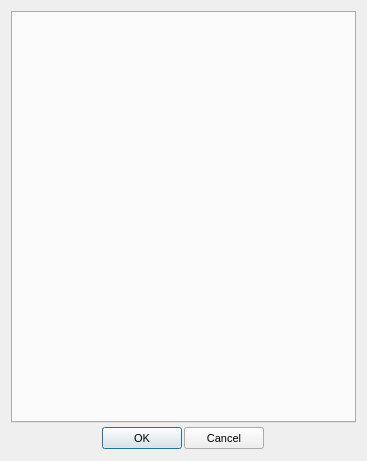
<?xml version="1.0"?>
<ui version="4.0">
  <class>ObjectPropertiesDialog</class>
  <widget class="QDialog" name="IDD_OBJECTPROPERTIES">
    <property name="geometry">
      <rect>
        <x>0</x>
        <y>0</y>
        <width>367</width>
        <height>461</height>
      </rect>
    </property>
    <property name="windowTitle">
      <string>Object Properties</string>
    </property>
    <property name="font">
      <font>
        <family>Liberation Sans</family>
        <pointsize>8</pointsize>
        <bold>false</bold>
        <italic>false</italic>
      </font>
    </property>
    <property name="enabled">
      <bool>true</bool>
    </property>
    <property name="windowFlags">
      <set>Qt::Dialog|Qt::WindowCloseButtonHint</set>
    </property>
    <property name="minimumSize">
      <size>
        <width>367</width>
        <height>461</height>
      </size>
    </property>
    <property name="maximumSize">
      <size>
        <width>367</width>
        <height>461</height>
      </size>
    </property>
    <widget class="QTabWidget" name="IDC_PROPERTYTAB">
      <property name="geometry">
        <rect>
          <x>11</x>
          <y>11</y>
          <width>345</width>
          <height>412</height>
        </rect>
      </property>
      <property name="visible">
        <bool>true</bool>
      </property>
      <property name="enabled">
        <bool>true</bool>
      </property>
    </widget>
    <widget class="QPushButton" name="IDOK">
      <property name="geometry">
        <rect>
          <x>102</x>
          <y>427</y>
          <width>80</width>
          <height>22</height>
        </rect>
      </property>
      <property name="text">
        <string>OK</string>
      </property>
      <property name="visible">
        <bool>true</bool>
      </property>
      <property name="enabled">
        <bool>true</bool>
      </property>
      <property name="default">
        <bool>true</bool>
      </property>
      <property name="autoDefault">
        <bool>true</bool>
      </property>
    </widget>
    <widget class="QPushButton" name="IDCANCEL">
      <property name="geometry">
        <rect>
          <x>184</x>
          <y>427</y>
          <width>80</width>
          <height>22</height>
        </rect>
      </property>
      <property name="text">
        <string>Cancel</string>
      </property>
      <property name="visible">
        <bool>true</bool>
      </property>
      <property name="enabled">
        <bool>true</bool>
      </property>
      <property name="default">
        <bool>false</bool>
      </property>
      <property name="autoDefault">
        <bool>false</bool>
      </property>
    </widget>
    <action name="IDD_ORPHANHUNTER">
      <property name="text">
        <string>Orphan Hunter</string>
      </property>
    </action>
    <action name="IDD_REORDER_PAGES">
      <property name="text">
        <string>Reorder Net Pages</string>
      </property>
    </action>
    <action name="IDD_SHOW_ALL_CHECKED_OUT">
      <property name="text">
        <string>Show All Pages Checked Out</string>
      </property>
    </action>
    <action name="IDM_IMPORT_BITMAP">
      <property name="text">
        <string>Bitmap/Animation Converter...</string>
      </property>
    </action>
    <action name="ID_APP_ABOUT">
      <property name="text">
        <string>&amp;About editor...</string>
      </property>
    </action>
    <action name="ID_APP_EXIT">
      <property name="text">
        <string>E&amp;xit</string>
      </property>
      <property name="shortcut">
        <string>Alt+X</string>
      </property>
    </action>
    <action name="ID_BRIEFING_EDITOR">
      <property name="text">
        <string>Briefing Editor...</string>
      </property>
    </action>
    <action name="ID_BUTTON_LIGHTING">
      <property name="text">
        <string>ID_BUTTON_LIGHTING</string>
      </property>
    </action>
    <action name="ID_BUTTON_OUTLINE">
      <property name="text">
        <string>ID_BUTTON_OUTLINE</string>
      </property>
    </action>
    <action name="ID_BUTTON_WINDOWSELECTION">
      <property name="text">
        <string>ID_BUTTON_WINDOWSELECTION</string>
      </property>
    </action>
    <action name="ID_D3HELP">
      <property name="text">
        <string>Help on D3 Editor</string>
      </property>
    </action>
    <action name="ID_EDITORS_AIPROPERTIES">
      <property name="text">
        <string>AI Properties...</string>
      </property>
    </action>
    <action name="ID_EDITORS_AMBIENTSOUNDS">
      <property name="text">
        <string>Ambient Sounds...</string>
      </property>
    </action>
    <action name="ID_EDITORS_DALLAS">
      <property name="text">
        <string>Dallas Graphical Script Editor...</string>
      </property>
    </action>
    <action name="ID_EDITORS_FILES">
      <property name="text">
        <string>Files...</string>
      </property>
    </action>
    <action name="ID_EDITORS_MEGACELLS">
      <property name="text">
        <string>Megacells...</string>
      </property>
    </action>
    <action name="ID_EDIT_ADDSELECT">
      <property name="text">
        <string>Add Current Room to Selected List</string>
      </property>
    </action>
    <action name="ID_EDIT_ATTACH">
      <property name="text">
        <string>&amp;Attach</string>
      </property>
    </action>
    <action name="ID_EDIT_CLEARSELECTED">
      <property name="text">
        <string>Clear Selected List</string>
      </property>
    </action>
    <action name="ID_EDIT_COPY">
      <property name="text">
        <string>&amp;Copy</string>
      </property>
      <property name="shortcut">
        <string>Ctrl+Ins</string>
      </property>
    </action>
    <action name="ID_EDIT_CUT">
      <property name="text">
        <string>Cu&amp;t</string>
      </property>
      <property name="shortcut">
        <string>Shift+Del</string>
      </property>
    </action>
    <action name="ID_EDIT_DELETE">
      <property name="text">
        <string>&amp;Delete</string>
      </property>
    </action>
    <action name="ID_EDIT_LOADSCRAP">
      <property name="text">
        <string>Load Scrap from Disk</string>
      </property>
    </action>
    <action name="ID_EDIT_PASTE">
      <property name="text">
        <string>&amp;Paste</string>
      </property>
      <property name="shortcut">
        <string>Shift+Ins</string>
      </property>
    </action>
    <action name="ID_EDIT_PLACE">
      <property name="text">
        <string>&amp;Place in Mine</string>
      </property>
    </action>
    <action name="ID_EDIT_PLACE_TERRAIN">
      <property name="text">
        <string>&amp;Place on Terrain</string>
      </property>
    </action>
    <action name="ID_EDIT_REMOVESELECT">
      <property name="text">
        <string>Remove Current Room from Selected List</string>
      </property>
    </action>
    <action name="ID_EDIT_SAVESCRAP">
      <property name="text">
        <string>Save Scrap to Disk</string>
      </property>
    </action>
    <action name="ID_EDIT_SELECTATTACHED">
      <property name="text">
        <string>Select All Rooms Attached to Current Room</string>
      </property>
    </action>
    <action name="ID_EDIT_UNDO">
      <property name="text">
        <string>&amp;Undo</string>
      </property>
      <property name="shortcut">
        <string>Alt+Backspace</string>
      </property>
    </action>
    <action name="ID_FILE_AUTOSAVE">
      <property name="text">
        <string>Autosave</string>
      </property>
      <property name="checkable">
        <bool>true</bool>
      </property>
    </action>
    <action name="ID_FILE_CHECKMINE">
      <property name="text">
        <string>&amp;Check Mine</string>
      </property>
    </action>
    <action name="ID_FILE_FIXCRACKS">
      <property name="text">
        <string>Fix Level Cracks</string>
      </property>
    </action>
    <action name="ID_FILE_FIXDEGENERATEFACES">
      <property name="text">
        <string>Fix/Remove Degenerate Faces</string>
      </property>
    </action>
    <action name="ID_FILE_IMPORT_ROOM">
      <property name="text">
        <string>Import 3DSMax Room</string>
      </property>
    </action>
    <action name="ID_FILE_INFORMATION">
      <property name="text">
        <string>&amp;Information</string>
      </property>
      <property name="shortcut">
        <string>Alt+I</string>
      </property>
    </action>
    <action name="ID_FILE_LEAVE_EDITOR">
      <property name="text">
        <string>Go to main menu...</string>
      </property>
    </action>
    <action name="ID_FILE_LEVELPROPS">
      <property name="text">
        <string>Set Selected Room(s) Properties</string>
      </property>
    </action>
    <action name="ID_FILE_LEVEL_INFO">
      <property name="text">
        <string>Edit Level Info...</string>
      </property>
    </action>
    <action name="ID_FILE_MRU_FILE1">
      <property name="text">
        <string>Recent File</string>
      </property>
      <property name="enabled">
        <bool>false</bool>
      </property>
    </action>
    <action name="ID_FILE_NEW">
      <property name="text">
        <string>&amp;New</string>
      </property>
      <property name="shortcut">
        <string>Ctrl+N</string>
      </property>
    </action>
    <action name="ID_FILE_OPEN">
      <property name="text">
        <string>&amp;Open...</string>
      </property>
      <property name="shortcut">
        <string>Ctrl+O</string>
      </property>
    </action>
    <action name="ID_FILE_PLAY640X480">
      <property name="text">
        <string>&amp;Play in 640 x 480</string>
      </property>
      <property name="shortcut">
        <string>Alt+P</string>
      </property>
    </action>
    <action name="ID_FILE_PREFERENCES">
      <property name="text">
        <string>Preferences</string>
      </property>
    </action>
    <action name="ID_FILE_PRINT">
      <property name="text">
        <string>&amp;Print...</string>
      </property>
      <property name="shortcut">
        <string>Ctrl+P</string>
      </property>
    </action>
    <action name="ID_FILE_PRINT_PREVIEW">
      <property name="text">
        <string>Print Pre&amp;view</string>
      </property>
    </action>
    <action name="ID_FILE_PRINT_SETUP">
      <property name="text">
        <string>P&amp;rint Setup...</string>
      </property>
    </action>
    <action name="ID_FILE_REMOVEDUPLICATEFACESFROMCURRENTROOM">
      <property name="text">
        <string>Remove Duplicate Faces from Current Room</string>
      </property>
    </action>
    <action name="ID_FILE_REMOVEEXTRAPOINTS">
      <property name="text">
        <string>Remove Extra Points</string>
      </property>
    </action>
    <action name="ID_FILE_RESTOREGAMESTATE">
      <property name="text">
        <string>Restore Gamestate</string>
      </property>
    </action>
    <action name="ID_FILE_SAVE">
      <property name="text">
        <string>&amp;Save</string>
      </property>
      <property name="shortcut">
        <string>Ctrl+S</string>
      </property>
    </action>
    <action name="ID_FILE_SAVEGOALTEXT">
      <property name="text">
        <string>Save Goal Text to File</string>
      </property>
    </action>
    <action name="ID_FILE_SAVE_AS">
      <property name="text">
        <string>Save &amp;As...</string>
      </property>
    </action>
    <action name="ID_FILE_SAVE_COPY_AS">
      <property name="text">
        <string>Save Copy &amp;As...</string>
      </property>
    </action>
    <action name="ID_FILE_STATS">
      <property name="text">
        <string>Show Level Stats</string>
      </property>
    </action>
    <action name="ID_FILE_UPDATE">
      <property name="text">
        <string>&amp;Update</string>
      </property>
      <property name="shortcut">
        <string>Ctrl+S</string>
      </property>
    </action>
    <action name="ID_FILE_VERIFY_LEVEL">
      <property name="text">
        <string>Verify Level</string>
      </property>
    </action>
    <action name="ID_HOTSPOT_TGA">
      <property name="text">
        <string>HotSpot TGA Extractor...</string>
      </property>
    </action>
    <action name="ID_MINE_VIEW">
      <property name="text">
        <string>Mine View</string>
      </property>
      <property name="shortcut">
        <string>F2</string>
      </property>
    </action>
    <action name="ID_OBJBUTTON">
      <property name="text">
        <string>ID_OBJBUTTON</string>
      </property>
    </action>
    <action name="ID_OBJECT_DELETEOBJECT">
      <property name="text">
        <string>Delete Object</string>
      </property>
      <property name="shortcut">
        <string>Del</string>
      </property>
    </action>
    <action name="ID_OBJECT_MOVEPLAYER">
      <property name="text">
        <string>Move Player 0 to Viewer</string>
      </property>
    </action>
    <action name="ID_OBJECT_PLACECAMERAATCURRENTFACE">
      <property name="text">
        <string>Create New Camera at Current Face</string>
      </property>
    </action>
    <action name="ID_OBJECT_PLACECAMERAATVIEWER">
      <property name="text">
        <string>Create New Camera at Viewer</string>
      </property>
    </action>
    <action name="ID_OBJECT_PLACEOBJECT">
      <property name="text">
        <string>Place Object</string>
      </property>
      <property name="shortcut">
        <string>Ins</string>
      </property>
    </action>
    <action name="ID_OBJECT_PLACESOUNDSOURCEATVIEWER">
      <property name="text">
        <string>Create SoundSource at Viewer</string>
      </property>
    </action>
    <action name="ID_OBJECT_PLACEWAYPOINTATVIEWER">
      <property name="text">
        <string>Place Waypoint at Viewer</string>
      </property>
    </action>
    <action name="ID_OBJECT_SELECTBYNUMBER">
      <property name="text">
        <string>Select Object By Number</string>
      </property>
    </action>
    <action name="ID_OBJECT_SETCAMERAFROMVIEWER">
      <property name="text">
        <string>Move Camera to Viewer</string>
      </property>
    </action>
    <action name="ID_OBJECT_SETVIEWERFROMCAMERA">
      <property name="text">
        <string>Move Viewer to Camera</string>
      </property>
    </action>
    <action name="ID_OSIRISCOMPILE">
      <property name="text">
        <string>ID_OSIRISCOMPILE</string>
      </property>
    </action>
    <action name="ID_REINIT_OPENGL">
      <property name="text">
        <string>ID_REINIT_OPENGL</string>
      </property>
    </action>
    <action name="ID_ROOM_ADD">
      <property name="text">
        <string>&amp;Add Room at Current Face</string>
      </property>
      <property name="shortcut">
        <string>Shift+A</string>
      </property>
    </action>
    <action name="ID_ROOM_ADDVERTTONEWFACE">
      <property name="text">
        <string>Add Vert to New Face</string>
      </property>
      <property name="shortcut">
        <string>Shift+V</string>
      </property>
    </action>
    <action name="ID_ROOM_ATTACHROOM">
      <property name="text">
        <string>Attach Room</string>
      </property>
    </action>
    <action name="ID_ROOM_BUILDBRIDGE">
      <property name="text">
        <string>&amp;Build Bridge</string>
      </property>
    </action>
    <action name="ID_ROOM_BUILDSMOOTHBRIDGE">
      <property name="text">
        <string>Build Smooth Bridge</string>
      </property>
      <property name="shortcut">
        <string>Ctrl+B</string>
      </property>
    </action>
    <action name="ID_ROOM_CLEARCENTERPOINT">
      <property name="text">
        <string>Clear Center Point</string>
      </property>
    </action>
    <action name="ID_ROOM_COMBINE">
      <property name="text">
        <string>Combine Rooms</string>
      </property>
    </action>
    <action name="ID_ROOM_DELETE">
      <property name="text">
        <string>Delete Current Room</string>
      </property>
    </action>
    <action name="ID_ROOM_DELETECONNECTEDFACES">
      <property name="text">
        <string>Delete Connected Faces</string>
      </property>
    </action>
    <action name="ID_ROOM_DELETEFACE">
      <property name="text">
        <string>Delete Current Face</string>
      </property>
    </action>
    <action name="ID_ROOM_DELETEPORTAL">
      <property name="text">
        <string>Delete Current Portal</string>
      </property>
    </action>
    <action name="ID_ROOM_DELETEVERT">
      <property name="text">
        <string>Delete Current Vert From Face</string>
      </property>
    </action>
    <action name="ID_ROOM_DROPROOM">
      <property name="text">
        <string>Drop Room</string>
      </property>
    </action>
    <action name="ID_ROOM_FACE_ADDVERTTOEDGE">
      <property name="text">
        <string>Add Vert To Edge</string>
      </property>
    </action>
    <action name="ID_ROOM_FACE_DELETEVERTONEDGE">
      <property name="text">
        <string>Delete Vert on Edge</string>
      </property>
    </action>
    <action name="ID_ROOM_FACE_MOVEVERTONEDGE">
      <property name="text">
        <string>Move Vert on Edge</string>
      </property>
    </action>
    <action name="ID_ROOM_FACE_SPLITFACE">
      <property name="text">
        <string>Split Face</string>
      </property>
    </action>
    <action name="ID_ROOM_FINISHNEWFACE">
      <property name="text">
        <string>Add Last Point to New Face (Finish Face)</string>
      </property>
    </action>
    <action name="ID_ROOM_GRABTEXTURE">
      <property name="text">
        <string>Grab Texture</string>
      </property>
      <property name="shortcut">
        <string>G</string>
      </property>
    </action>
    <action name="ID_ROOM_JOINROOMS">
      <property name="text">
        <string>Join Rooms</string>
      </property>
    </action>
    <action name="ID_ROOM_JOINROOMSEXACT">
      <property name="text">
        <string>Join Rooms Exact</string>
      </property>
    </action>
    <action name="ID_ROOM_JOIN_ADJACENT_FACES">
      <property name="text">
        <string>Join Adjacent Faces</string>
      </property>
    </action>
    <action name="ID_ROOM_LINKTONEWEXTERNAL">
      <property name="text">
        <string>Link Room to New External Room</string>
      </property>
    </action>
    <action name="ID_ROOM_MARK">
      <property name="text">
        <string>&amp;Mark Room/Face</string>
      </property>
      <property name="shortcut">
        <string>Ctrl+M</string>
      </property>
    </action>
    <action name="ID_ROOM_MERGEOBJECTINTOROOM">
      <property name="text">
        <string>Merge Object into Room</string>
      </property>
    </action>
    <action name="ID_ROOM_NEXTFACE">
      <property name="text">
        <string>Next Face</string>
      </property>
      <property name="shortcut">
        <string>F</string>
      </property>
    </action>
    <action name="ID_ROOM_PLACEROOM">
      <property name="text">
        <string>Place Room at Current Room</string>
      </property>
    </action>
    <action name="ID_ROOM_PLACETERRAINROOM">
      <property name="text">
        <string>Place Room at Current Terrain Cell</string>
      </property>
    </action>
    <action name="ID_ROOM_PREVIOUSFACE">
      <property name="text">
        <string>Previous Face</string>
      </property>
      <property name="shortcut">
        <string>Shift+F</string>
      </property>
    </action>
    <action name="ID_ROOM_PROPAGATETOADJACENTCOPLANARFACES">
      <property name="text">
        <string>Propagate to Adjacent Coplanar Faces</string>
      </property>
      <property name="shortcut">
        <string>Ctrl+F</string>
      </property>
    </action>
    <action name="ID_ROOM_PROPAGATETOALL">
      <property name="text">
        <string>Propagate to All Faces in Room</string>
      </property>
      <property name="shortcut">
        <string>Shift+R</string>
      </property>
    </action>
    <action name="ID_ROOM_RENAMEROOM">
      <property name="text">
        <string>Rename Room</string>
      </property>
      <property name="shortcut">
        <string>Ctrl+R</string>
      </property>
    </action>
    <action name="ID_ROOM_ROTATEPLACEDROOM45DEGREES">
      <property name="text">
        <string>Rotate Placed Room 45 Degrees</string>
      </property>
    </action>
    <action name="ID_ROOM_SAVECURRENTROOM">
      <property name="text">
        <string>Save Current Room</string>
      </property>
    </action>
    <action name="ID_ROOM_SELECTBYNUMBER">
      <property name="text">
        <string>Select Room by Number</string>
      </property>
    </action>
    <action name="ID_ROOM_SELECTFACEBYNUMBER">
      <property name="text">
        <string>Select Face by Number</string>
      </property>
    </action>
    <action name="ID_ROOM_SETCENTERFROMVIEWER">
      <property name="text">
        <string>Set Room Center from Viewer</string>
      </property>
    </action>
    <action name="ID_ROOM_SNAPPLACEDROOM">
      <property name="text">
        <string>Snap Placed Room</string>
      </property>
    </action>
    <action name="ID_ROOM_SNAPPOINTTOEDGE">
      <property name="text">
        <string>Snap Point to Edge</string>
      </property>
    </action>
    <action name="ID_ROOM_SNAPPOINTTOFACE">
      <property name="text">
        <string>Snap Point to Face</string>
      </property>
    </action>
    <action name="ID_ROOM_SNAPPOINTTOPOINT">
      <property name="text">
        <string>Snap Point to Point</string>
      </property>
    </action>
    <action name="ID_ROOM_SPLITFACE">
      <property name="text">
        <string>Triangulate face</string>
      </property>
    </action>
    <action name="ID_ROOM_STARTNEWFACE">
      <property name="text">
        <string>Add First Point to New Face (Start Face)</string>
      </property>
    </action>
    <action name="ID_ROOM_SWAPMAKEDANDCURRENTROOMFACE">
      <property name="text">
        <string>Swap Marked and Current Room/Face</string>
      </property>
    </action>
    <action name="ID_ROOM_UNDOSNAP">
      <property name="text">
        <string>Undo Snap</string>
      </property>
    </action>
    <action name="ID_ROOM_UNPLACEROOM">
      <property name="text">
        <string>Un-place Room/Group/Door</string>
      </property>
    </action>
    <action name="ID_ROOM_VIEW">
      <property name="text">
        <string>Room View</string>
      </property>
      <property name="shortcut">
        <string>F4</string>
      </property>
    </action>
    <action name="ID_SCRIPT_LEVEL_INTERFACE">
      <property name="text">
        <string>Levels and Scripts...</string>
      </property>
    </action>
    <action name="ID_SUBEDITORS_FONT">
      <property name="text">
        <string>Font Editor...</string>
      </property>
    </action>
    <action name="ID_SUBEDITORS_HOGMAKER">
      <property name="text">
        <string>Hog Maker...</string>
      </property>
    </action>
    <action name="ID_SUBEDITORS_TABLEFILEEDIT">
      <property name="text">
        <string>Table File Text Editor...</string>
      </property>
    </action>
    <action name="ID_SUBEDITORS_TABLEFILEFILTER">
      <property name="text">
        <string>Table File Filter...</string>
      </property>
    </action>
    <action name="ID_TABLEEDIT_FILE_EXIT">
      <property name="text">
        <string>&amp;Exit</string>
      </property>
    </action>
    <action name="ID_TABLEEDIT_FILE_LOAD">
      <property name="text">
        <string>&amp;Load...</string>
      </property>
    </action>
    <action name="ID_TABLEEDIT_FILE_SAVE">
      <property name="text">
        <string>&amp;Save</string>
      </property>
    </action>
    <action name="ID_TABLEEDIT_FILE_SAVE_AS">
      <property name="text">
        <string>S&amp;ave as...</string>
      </property>
    </action>
    <action name="ID_TABLEFILTER_FILE_EXIT">
      <property name="text">
        <string>Exit</string>
      </property>
    </action>
    <action name="ID_TABLEFILTER_FILE_LOAD">
      <property name="text">
        <string>Load...</string>
      </property>
    </action>
    <action name="ID_TABLEFILTER_FILE_NEW">
      <property name="text">
        <string>New</string>
      </property>
    </action>
    <action name="ID_TABLEFILTER_FILE_SAVE">
      <property name="text">
        <string>Save</string>
      </property>
    </action>
    <action name="ID_TABLEFILTER_FILE_SAVEAS">
      <property name="text">
        <string>Save as...</string>
      </property>
    </action>
    <action name="ID_TERRAIN_VIEW">
      <property name="text">
        <string>Terrain View</string>
      </property>
      <property name="shortcut">
        <string>F3</string>
      </property>
    </action>
    <action name="ID_TEST_TEST1">
      <property name="text">
        <string>Test function 1</string>
      </property>
    </action>
    <action name="ID_TEST_TEST2">
      <property name="text">
        <string>Test function 2</string>
      </property>
    </action>
    <action name="ID_TEST_TEST3">
      <property name="text">
        <string>Test function 3</string>
      </property>
    </action>
    <action name="ID_TOOLS_WORLD_OBJECTS_BUILDINGS">
      <property name="text">
        <string>Buildings...</string>
      </property>
    </action>
    <action name="ID_TOOLS_WORLD_OBJECTS_CLUTTER">
      <property name="text">
        <string>Clutter...</string>
      </property>
    </action>
    <action name="ID_TOOLS_WORLD_OBJECTS_DOOR">
      <property name="text">
        <string>Doors...</string>
      </property>
    </action>
    <action name="ID_TOOLS_WORLD_OBJECTS_LIGHTS">
      <property name="text">
        <string>Lights...</string>
      </property>
    </action>
    <action name="ID_TOOLS_WORLD_OBJECTS_PLAYER">
      <property name="text">
        <string>Player Ships...</string>
      </property>
    </action>
    <action name="ID_TOOLS_WORLD_OBJECTS_POWERUPS">
      <property name="text">
        <string>Powerups...</string>
      </property>
    </action>
    <action name="ID_TOOLS_WORLD_OBJECTS_ROBOTS">
      <property name="text">
        <string>Robots...</string>
      </property>
    </action>
    <action name="ID_TOOLS_WORLD_OBJECTS_SOUND">
      <property name="text">
        <string>Sounds...</string>
      </property>
    </action>
    <action name="ID_TOOLS_WORLD_TEXTURES">
      <property name="text">
        <string>Textures...</string>
      </property>
    </action>
    <action name="ID_TOOLS_WORLD_WEAPONS">
      <property name="text">
        <string>Weapons...</string>
      </property>
    </action>
    <action name="ID_VIEW_CENTERONCUBE">
      <property name="text">
        <string>Center on Current &amp;Room</string>
      </property>
      <property name="shortcut">
        <string>Home</string>
      </property>
    </action>
    <action name="ID_VIEW_CENTERONMINE">
      <property name="text">
        <string>Center on &amp;Mine Origin</string>
      </property>
    </action>
    <action name="ID_VIEW_CENTERONOBJECT">
      <property name="text">
        <string>Center on Current &amp;Object</string>
      </property>
    </action>
    <action name="ID_VIEW_DELETEVIEWER">
      <property name="text">
        <string>Delete Viewer</string>
      </property>
    </action>
    <action name="ID_VIEW_FLIP">
      <property name="text">
        <string>Flip Viewer</string>
      </property>
      <property name="shortcut">
        <string>/</string>
      </property>
    </action>
    <action name="ID_VIEW_KEYPAD_TOGGLE">
      <property name="text">
        <string>Keypad</string>
      </property>
      <property name="shortcut">
        <string>F10</string>
      </property>
    </action>
    <action name="ID_VIEW_MOVECAMERATOCURRENTOBJECT">
      <property name="text">
        <string>Move camera to Current Object</string>
      </property>
    </action>
    <action name="ID_VIEW_MOVECAMERATOSELECTEDFACE">
      <property name="text">
        <string>Move camera to &amp;Current Face</string>
      </property>
      <property name="shortcut">
        <string>Shift+C</string>
      </property>
    </action>
    <action name="ID_VIEW_MOVECAMERATOSELECTEDROOM">
      <property name="text">
        <string>Move camera to &amp;Current Room</string>
      </property>
      <property name="shortcut">
        <string>C</string>
      </property>
    </action>
    <action name="ID_VIEW_NEWVIEWER">
      <property name="text">
        <string>New Viewer</string>
      </property>
    </action>
    <action name="ID_VIEW_NEXTVIEWER">
      <property name="text">
        <string>Next Viewer</string>
      </property>
    </action>
    <action name="ID_VIEW_RESETVIEWRADIUS">
      <property name="text">
        <string>Reset View Radius</string>
      </property>
    </action>
    <action name="ID_VIEW_SHOWOBJECTSINWIREFRAMEVIEW">
      <property name="text">
        <string>Show objects in Wireframe view</string>
      </property>
    </action>
    <action name="ID_VIEW_SHOWVIEWERFORWARDVECTOR">
      <property name="text">
        <string>Show Viewer Forward Vector</string>
      </property>
    </action>
    <action name="ID_VIEW_STATUS_BAR">
      <property name="text">
        <string>&amp;Status Bar</string>
      </property>
    </action>
    <action name="ID_VIEW_TEXTUREMINE">
      <property name="text">
        <string>Te&amp;xtured view</string>
      </property>
    </action>
    <action name="ID_VIEW_TOOLBAR">
      <property name="text">
        <string>&amp;Toolbar</string>
      </property>
    </action>
    <action name="ID_VIEW_VIEWPROP">
      <property name="text">
        <string>Display Viewer Properties</string>
      </property>
    </action>
    <action name="ID_VIEW_WIREFRAMEMINE">
      <property name="text">
        <string>&amp;Wireframe view</string>
      </property>
    </action>
    <action name="ID_WINDOW_CASCADE">
      <property name="text">
        <string>&amp;Cascade</string>
      </property>
    </action>
    <action name="ID_WINDOW_TILE">
      <property name="text">
        <string>&amp;Tile</string>
      </property>
    </action>
    <action name="ID_ZBUTTON">
      <property name="text">
        <string>ID_ZBUTTON</string>
      </property>
    </action>
  </widget>
</ui>
